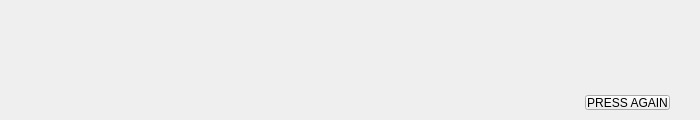
<?xml version="1.0" ?>
<ui version="4.0">
  <class>Dialog</class>
  <widget class="PyDMFrame" name="screen">
    <property name="geometry">
      <rect>
        <x>36</x>
        <y>25</y>
        <width>700</width>
        <height>120</height>
      </rect>
    </property>
    <property name="minimumSize">
      <size>
        <width>700</width>
        <height>120</height>
      </size>
    </property>
    <property name="styleSheet">
      <string notr="true">PyDMFrame#screen {
  color: rgb(0, 0, 0);
  background-color: rgb(200, 200, 200);
  }</string>
    </property>
    <property name="windowTitle">
      <string>table_setup_SRI_refresh</string>
    </property>
    <layout class="QGridLayout" name="gridLayout" columnstretch="585,85,30" rowstretch="95,15,10">
      <property name="leftMargin">
        <number>0</number>
      </property>
      <property name="topMargin">
        <number>0</number>
      </property>
      <property name="rightMargin">
        <number>0</number>
      </property>
      <property name="bottomMargin">
        <number>0</number>
      </property>
      <property name="horizontalSpacing">
        <number>0</number>
      </property>
      <property name="verticalSpacing">
        <number>0</number>
      </property>
      <item row="1" column="1">
        <widget class="PyDMRelatedDisplayButton" name="related_display">
          <property name="geometry">
            <rect>
              <x>585</x>
              <y>95</y>
              <width>85</width>
              <height>15</height>
            </rect>
          </property>
          <property name="sizePolicy">
            <sizepolicy hsizetype="Ignored" vsizetype="Ignored">
              <horstretch>0</horstretch>
              <verstretch>0</verstretch>
            </sizepolicy>
          </property>
          <property name="toolTip">
            <string>PRESS AGAIN</string>
          </property>
          <property name="text">
            <string>PRESS AGAIN</string>
          </property>
          <property name="showIcon" stdset="0">
            <bool>false</bool>
          </property>
          <property name="font">
            <font>
              <pointsize>9</pointsize>
            </font>
          </property>
          <property name="styleSheet">
            <string notr="true">PyDMRelatedDisplayButton#related_display {
  color: rgb(255, 255, 255);
  background-color: rgb(51, 153, 0);
  }</string>
          </property>
          <property name="titles" stdset="0">
            <stringlist>
              <string/>
            </stringlist>
          </property>
          <property name="filenames" stdset="0">
            <stringlist>
              <string>table_setup_SRI.ui</string>
            </stringlist>
          </property>
          <property name="macros" stdset="0">
            <stringlist>
              <string>P=${P},Q=${Q},T=${T}</string>
            </stringlist>
          </property>
          <property name="openInNewWindow" stdset="0">
            <bool>false</bool>
          </property>
        </widget>
      </item>
    </layout>
    <zorder>related_display</zorder>
  </widget>
  <customwidgets>
    <customwidget>
      <class>PyDMRelatedDisplayButton</class>
      <extends>QPushButton</extends>
      <header>pydm.widgets.related_display_button</header>
    </customwidget>
    <customwidget>
      <class>PyDMFrame</class>
      <extends>QFrame</extends>
      <header>pydm.widgets.frame</header>
    </customwidget>
  </customwidgets>
</ui>
